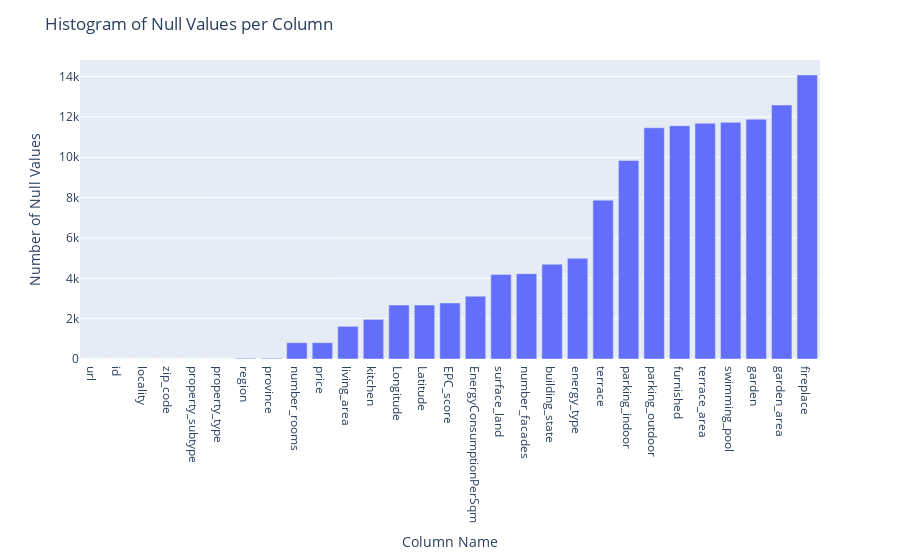

Source (notebook cell):
### Code cell
# Calculate the total number of missing values per column
missing_values = df.isnull().sum().sort_values()

# Calculate the total number of entries (rows) in the DataFrame
total_entries = len(df)

# Calculate the proportion of missing values per column
proportion_missing = (missing_values / total_entries) * 100

# Print the proportion of missing values per column
print("Proportion of missing values per column:")
print(proportion_missing)

# Create a histogram using Plotly Express
fig = px.bar(missing_values, x=missing_values.index, y=missing_values.values)
fig.update_layout(
    title='Histogram of Null Values per Column',
    xaxis_title='Column Name',
    yaxis_title='Number of Null Values'
)
fig.show()

### Figure 1 — Plotly figure (JSON) as saved in the notebook; plotly's stock layout.template omitted (floating-point values rounded to 4 significant figures)
{"data": [{"alignmentgroup": "True", "hovertemplate": "index=%{x}<br>y=%{y}<extra></extra>", "legendgroup": "", "marker": {"color": "#636efa", "pattern": {"shape": ""}}, "name": "", "offsetgroup": "", "orientation": "v", "showlegend": false, "textposition": "auto", "type": "bar", "x": ["url", "id", "locality", "zip_code", "property_subtype", "property_type", "region", "province", "number_rooms", "price", "living_area", "kitchen", "Longitude", "Latitude", "EPC_score", "EnergyConsumptionPerSqm", "surface_land", "number_facades", "building_state", "energy_type", "terrace", "parking_indoor", "parking_outdoor", "furnished", "terrace_area", "swimming_pool", "garden", "garden_area", "fireplace"], "xaxis": "x", "y": [0, 0, 0, 0, 0, 0, 37, 37, 808, 809, 1618, 1965, 2675, 2675, 2779, 3114, 4195, 4231, 4696, 4992, 7875, 9844, 11464, 11561, 11691, 11732, 11889, 12590, 14081], "yaxis": "y"}], "layout": {"barmode": "relative", "legend": {"tracegroupgap": 0}, "margin": {"t": 60}, "title": {"text": "Histogram of Null Values per Column"}, "xaxis": {"anchor": "y", "domain": [0, 1], "title": {"text": "Column Name"}}, "yaxis": {"anchor": "x", "domain": [0, 1], "title": {"text": "Number of Null Values"}}}}
